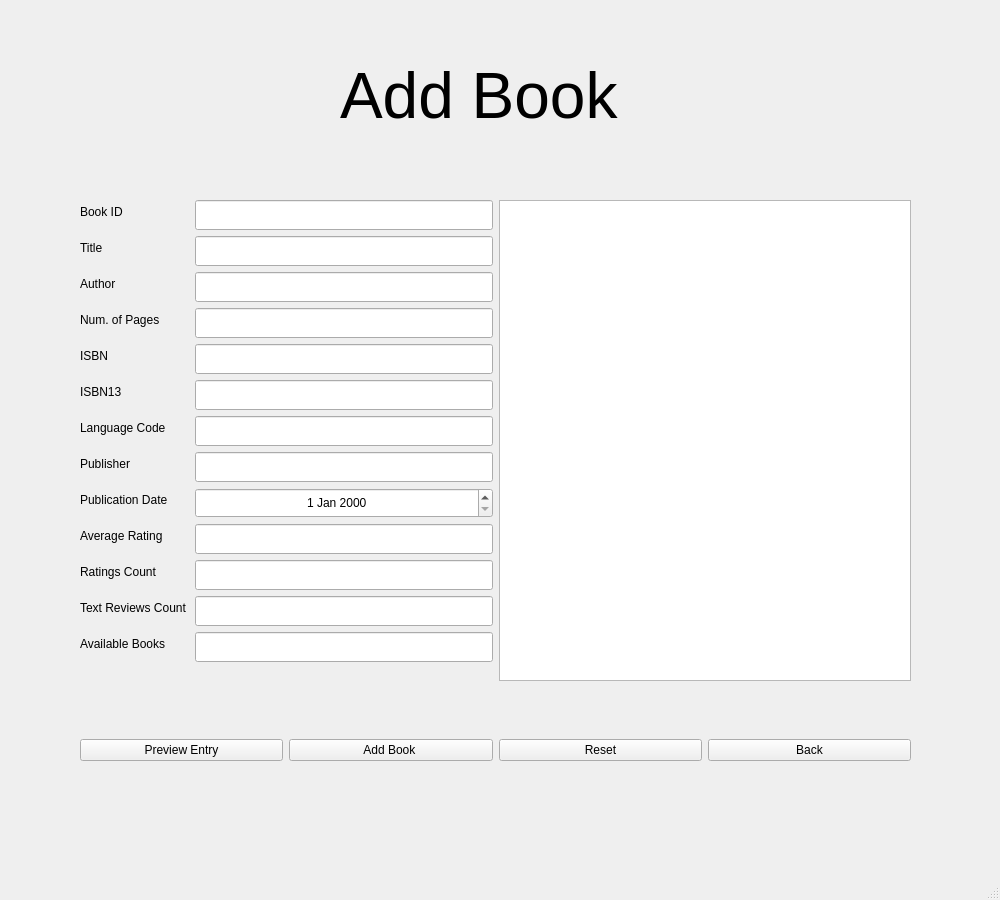
<?xml version="1.0" encoding="UTF-8"?>
<ui version="4.0">
 <class>AddBookWindow</class>
 <widget class="QMainWindow" name="AddBookWindow">
  <property name="geometry">
   <rect>
    <x>0</x>
    <y>0</y>
    <width>1000</width>
    <height>900</height>
   </rect>
  </property>
  <property name="sizePolicy">
   <sizepolicy hsizetype="Expanding" vsizetype="Preferred">
    <horstretch>0</horstretch>
    <verstretch>0</verstretch>
   </sizepolicy>
  </property>
  <property name="minimumSize">
   <size>
    <width>1000</width>
    <height>900</height>
   </size>
  </property>
  <property name="maximumSize">
   <size>
    <width>1000</width>
    <height>900</height>
   </size>
  </property>
  <property name="windowTitle">
   <string>MainWindow</string>
  </property>
  <widget class="QWidget" name="centralwidget">
   <widget class="QLabel" name="label">
    <property name="geometry">
     <rect>
      <x>340</x>
      <y>60</y>
      <width>351</width>
      <height>71</height>
     </rect>
    </property>
    <property name="font">
     <font>
      <pointsize>48</pointsize>
     </font>
    </property>
    <property name="text">
     <string>Add Book</string>
    </property>
   </widget>
   <widget class="QWidget" name="horizontalLayoutWidget_4">
    <property name="geometry">
     <rect>
      <x>80</x>
      <y>200</y>
      <width>831</width>
      <height>481</height>
     </rect>
    </property>
    <layout class="QHBoxLayout" name="horizontalLayout1">
     <item>
      <layout class="QFormLayout" name="formLayout1">
       <item row="0" column="0">
        <widget class="QLabel" name="label1">
         <property name="text">
          <string>Book ID </string>
         </property>
         <property name="alignment">
          <set>Qt::AlignCenter</set>
         </property>
        </widget>
       </item>
       <item row="0" column="1">
        <widget class="QLineEdit" name="lineEdit1">
         <property name="minimumSize">
          <size>
           <width>0</width>
           <height>30</height>
          </size>
         </property>
         <property name="maximumSize">
          <size>
           <width>16777215</width>
           <height>30</height>
          </size>
         </property>
         <property name="alignment">
          <set>Qt::AlignCenter</set>
         </property>
        </widget>
       </item>
       <item row="1" column="1">
        <widget class="QLineEdit" name="lineEdit2">
         <property name="minimumSize">
          <size>
           <width>0</width>
           <height>30</height>
          </size>
         </property>
         <property name="maximumSize">
          <size>
           <width>16777215</width>
           <height>30</height>
          </size>
         </property>
         <property name="alignment">
          <set>Qt::AlignCenter</set>
         </property>
        </widget>
       </item>
       <item row="1" column="0">
        <widget class="QLabel" name="label2">
         <property name="text">
          <string>Title                     </string>
         </property>
        </widget>
       </item>
       <item row="2" column="0">
        <widget class="QLabel" name="label3">
         <property name="text">
          <string>Author                  </string>
         </property>
        </widget>
       </item>
       <item row="2" column="1">
        <widget class="QLineEdit" name="lineEdit3">
         <property name="minimumSize">
          <size>
           <width>0</width>
           <height>30</height>
          </size>
         </property>
         <property name="maximumSize">
          <size>
           <width>16777215</width>
           <height>30</height>
          </size>
         </property>
         <property name="alignment">
          <set>Qt::AlignCenter</set>
         </property>
        </widget>
       </item>
       <item row="3" column="0">
        <widget class="QLabel" name="label4">
         <property name="text">
          <string>Num. of Pages</string>
         </property>
        </widget>
       </item>
       <item row="3" column="1">
        <widget class="QLineEdit" name="lineEdit4">
         <property name="minimumSize">
          <size>
           <width>0</width>
           <height>30</height>
          </size>
         </property>
         <property name="maximumSize">
          <size>
           <width>16777215</width>
           <height>30</height>
          </size>
         </property>
         <property name="alignment">
          <set>Qt::AlignCenter</set>
         </property>
        </widget>
       </item>
       <item row="4" column="0">
        <widget class="QLabel" name="label5">
         <property name="text">
          <string>ISBN</string>
         </property>
        </widget>
       </item>
       <item row="4" column="1">
        <widget class="QLineEdit" name="lineEdit5">
         <property name="minimumSize">
          <size>
           <width>0</width>
           <height>30</height>
          </size>
         </property>
         <property name="maximumSize">
          <size>
           <width>16777215</width>
           <height>30</height>
          </size>
         </property>
         <property name="alignment">
          <set>Qt::AlignCenter</set>
         </property>
        </widget>
       </item>
       <item row="5" column="0">
        <widget class="QLabel" name="label6">
         <property name="text">
          <string>ISBN13                  </string>
         </property>
        </widget>
       </item>
       <item row="5" column="1">
        <widget class="QLineEdit" name="lineEdit6">
         <property name="minimumSize">
          <size>
           <width>0</width>
           <height>30</height>
          </size>
         </property>
         <property name="maximumSize">
          <size>
           <width>16777215</width>
           <height>30</height>
          </size>
         </property>
         <property name="alignment">
          <set>Qt::AlignCenter</set>
         </property>
        </widget>
       </item>
       <item row="6" column="0">
        <widget class="QLabel" name="label7">
         <property name="text">
          <string>Language Code       </string>
         </property>
        </widget>
       </item>
       <item row="6" column="1">
        <widget class="QLineEdit" name="lineEdit7">
         <property name="minimumSize">
          <size>
           <width>0</width>
           <height>30</height>
          </size>
         </property>
         <property name="maximumSize">
          <size>
           <width>16777215</width>
           <height>30</height>
          </size>
         </property>
         <property name="alignment">
          <set>Qt::AlignCenter</set>
         </property>
        </widget>
       </item>
       <item row="7" column="0">
        <widget class="QLabel" name="label8">
         <property name="text">
          <string>Publisher               </string>
         </property>
        </widget>
       </item>
       <item row="7" column="1">
        <widget class="QLineEdit" name="lineEdit8">
         <property name="minimumSize">
          <size>
           <width>0</width>
           <height>30</height>
          </size>
         </property>
         <property name="maximumSize">
          <size>
           <width>16777215</width>
           <height>30</height>
          </size>
         </property>
         <property name="alignment">
          <set>Qt::AlignCenter</set>
         </property>
        </widget>
       </item>
       <item row="8" column="0">
        <widget class="QLabel" name="label9">
         <property name="text">
          <string>Publication Date </string>
         </property>
        </widget>
       </item>
       <item row="8" column="1">
        <widget class="QDateEdit" name="dateEdit">
         <property name="sizePolicy">
          <sizepolicy hsizetype="Preferred" vsizetype="Fixed">
           <horstretch>0</horstretch>
           <verstretch>0</verstretch>
          </sizepolicy>
         </property>
         <property name="minimumSize">
          <size>
           <width>0</width>
           <height>30</height>
          </size>
         </property>
         <property name="maximumSize">
          <size>
           <width>16777215</width>
           <height>30</height>
          </size>
         </property>
         <property name="alignment">
          <set>Qt::AlignCenter</set>
         </property>
        </widget>
       </item>
       <item row="9" column="0">
        <widget class="QLabel" name="label10">
         <property name="text">
          <string>Average Rating</string>
         </property>
        </widget>
       </item>
       <item row="9" column="1">
        <widget class="QLineEdit" name="lineEdit9">
         <property name="minimumSize">
          <size>
           <width>0</width>
           <height>30</height>
          </size>
         </property>
         <property name="maximumSize">
          <size>
           <width>16777215</width>
           <height>30</height>
          </size>
         </property>
         <property name="alignment">
          <set>Qt::AlignCenter</set>
         </property>
        </widget>
       </item>
       <item row="10" column="0">
        <widget class="QLabel" name="label11">
         <property name="text">
          <string>Ratings Count</string>
         </property>
        </widget>
       </item>
       <item row="10" column="1">
        <widget class="QLineEdit" name="lineEdit10">
         <property name="minimumSize">
          <size>
           <width>0</width>
           <height>30</height>
          </size>
         </property>
         <property name="maximumSize">
          <size>
           <width>16777215</width>
           <height>30</height>
          </size>
         </property>
         <property name="alignment">
          <set>Qt::AlignCenter</set>
         </property>
        </widget>
       </item>
       <item row="11" column="0">
        <widget class="QLabel" name="label12">
         <property name="text">
          <string>Text Reviews Count</string>
         </property>
        </widget>
       </item>
       <item row="11" column="1">
        <widget class="QLineEdit" name="lineEdit11">
         <property name="minimumSize">
          <size>
           <width>0</width>
           <height>30</height>
          </size>
         </property>
         <property name="maximumSize">
          <size>
           <width>16777215</width>
           <height>30</height>
          </size>
         </property>
         <property name="alignment">
          <set>Qt::AlignCenter</set>
         </property>
        </widget>
       </item>
       <item row="12" column="0">
        <widget class="QLabel" name="label13">
         <property name="text">
          <string>Available Books</string>
         </property>
        </widget>
       </item>
       <item row="12" column="1">
        <widget class="QLineEdit" name="lineEdit12">
         <property name="minimumSize">
          <size>
           <width>0</width>
           <height>30</height>
          </size>
         </property>
         <property name="maximumSize">
          <size>
           <width>16777215</width>
           <height>30</height>
          </size>
         </property>
         <property name="alignment">
          <set>Qt::AlignCenter</set>
         </property>
        </widget>
       </item>
      </layout>
     </item>
     <item>
      <widget class="QListWidget" name="listWidget"/>
     </item>
    </layout>
   </widget>
   <widget class="QWidget" name="horizontalLayoutWidget_5">
    <property name="geometry">
     <rect>
      <x>80</x>
      <y>720</y>
      <width>831</width>
      <height>61</height>
     </rect>
    </property>
    <layout class="QHBoxLayout" name="horizontalLayout2">
     <item>
      <widget class="QPushButton" name="pushButton1">
       <property name="text">
        <string>Preview Entry</string>
       </property>
      </widget>
     </item>
     <item>
      <widget class="QPushButton" name="pushButton2">
       <property name="text">
        <string>Add Book </string>
       </property>
      </widget>
     </item>
     <item>
      <widget class="QPushButton" name="pushButton3">
       <property name="text">
        <string>Reset</string>
       </property>
      </widget>
     </item>
     <item>
      <widget class="QPushButton" name="pushButton4">
       <property name="text">
        <string>Back</string>
       </property>
      </widget>
     </item>
    </layout>
   </widget>
  </widget>
  <widget class="QMenuBar" name="menubar">
   <property name="geometry">
    <rect>
     <x>0</x>
     <y>0</y>
     <width>1000</width>
     <height>26</height>
    </rect>
   </property>
  </widget>
  <widget class="QStatusBar" name="statusbar"/>
 </widget>
 <resources/>
 <connections/>
</ui>
